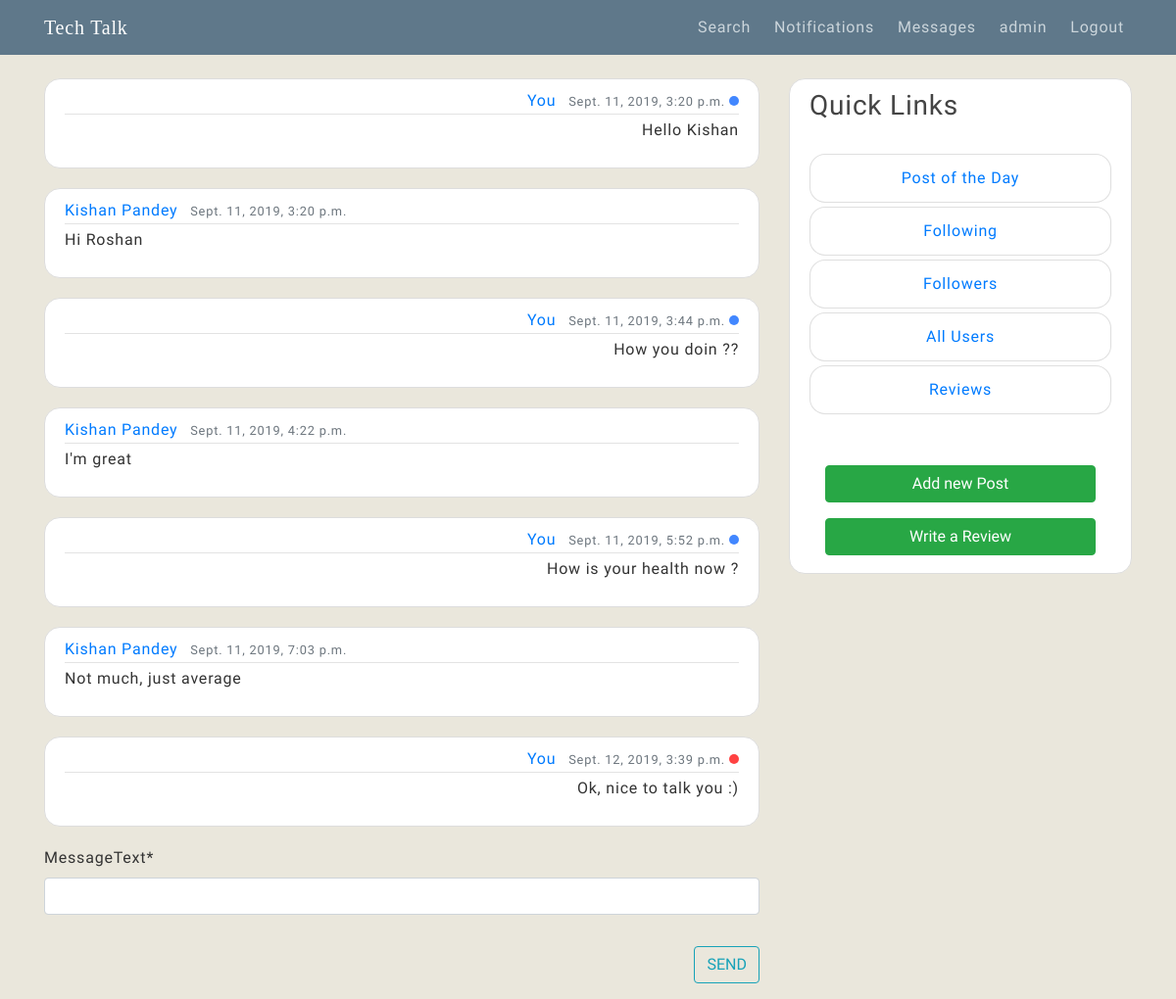
Screenshot of /detailMessage/76 (signed in) with the database file from the repository.
### users/models.py (models this page shows, shortened)
class MessageData(models.Model):
    sender = models.ForeignKey(User,on_delete=models.CASCADE)
    senderName = models.CharField(max_length=100,blank=False)
    recieverID = models.IntegerField(blank=False)
    messageText = models.CharField(max_length=1000,blank=False)
    timeStamp = models.DateTimeField(default=timezone.now)
    seen = models.BooleanField(default=False)
    class Meta:
        verbose_name = "Messages"
        verbose_name_plural = "Messages"

### users/views.py (the view)
# urls.py: path('detailMessage/<int:pk>',userViews.detailedMessage,name='detail-message'),
@login_required
def detailedMessage(request,pk):
    if request.method=='POST':
        formData = MessageDataForm(request.POST)
        if formData.is_valid():
            dataSaved = formData.save(commit=False)
            dataSaved.sender = request.user
            dataSaved.recieverID = pk
            dataSaved.senderName = request.user.profile.name
            dataSaved.save()
            recieverData = User.objects.get(id=pk)
            messages.success(request, 'Message has been send to '+recieverData.profile.name)
            return redirect('detail-message',pk)
    else:
        form = MessageDataForm()
    dataSet = MessageData.objects.filter(Q(sender=pk,recieverID=request.user.id)|Q(sender=request.user.id,recieverID=pk)).values().order_by('timeStamp')
    changeData = MessageData.objects.filter(sender=pk,recieverID=request.user.id).order_by('timeStamp')
    for data in changeData:
        data.seen = True
        data.save()
    return render(request,'users/detail_message.html',{'dataSet':dataSet,'pk':pk,'form':form})

### users/forms.py
class MessageDataForm(forms.ModelForm):
    class Meta():
        model = MessageData
        fields = ['messageText',]

### users/templates/users/detail_message.html (shortened to what this page needs)
{% extends 'blog/base.html' %}
{%load crispy_forms_tags%}
{% block content %}
    {% for data in dataSet %}
        <article class="media content-section" id="customizeBorder">
          <div class="media-body">
            {%if request.user.id != data.sender_id %}
              <div class="article-metadata">
                    <a class="mr-2" href="{% url 'user-profile' data.sender_id %}">{{ data.senderName }}</a>
                    <small class="text-muted">{{ data.timeStamp}}</small>
              </div>
              <p class="article-content">{{ data.messageText }}</p>
            {%else%}
                <div class="article-metadata text-right">
                    <a class="mr-2" href="{% url 'profile'%}">You</a>
                    {%if data.seen%}
                        <small class="text-muted">{{ data.timeStamp}} <span class="seenDot"></span></small>
                    {%else%}
                        <small class="text-muted">{{ data.timeStamp}} <span class="unseenDot"></span></small>
                    {%endif%}
                </div>
                <p class="article-content text-right">{{ data.messageText }}</p>
            {%endif%}
            </div>
          </article>
    {% endfor %}
    <form method="POST">
        <fieldset class='form-group'>
            {{ form|crispy }}
        </fieldset>
        <div class="text-right mb-3">
            <button class="btn btn-outline-info" type="submit">SEND</button>
        </div>
    </form>
{% endblock content %}

### blog/templates/blog/base.html (shortened to what this page needs)
{% load static %}
<!DOCTYPE html>
<html>
<head>
    <link rel="stylesheet" href="https://stackpath.bootstrapcdn.com/bootstrap/4.3.1/css/bootstrap.min.css">
    <link rel="stylesheet" type="text/css" href="{% static 'blog/main.css' %}">
</head>
<body>
    <header class="site-header">
            <nav class="navbar navbar-expand-md navbar-dark bg-steel fixed-top">
                <div class="container">
                <a class="navbar-brand mr-4" href="{% url 'blog-home' %}" id='nameWeb'>Tech Talk</a>
                <div class="collapse navbar-collapse" id="navbarToggle">
                    <div class="navbar-nav">
                      {%if user.is_authenticated%}
                      <a class="nav-item nav-link ml-2" href="{% url 'search' %}">Search</a>
                      {%if notice%}
                        <a class="nav-item nav-link ml-2" href="{% url 'my-notice' %}">Notifications <sup class="dot"></sup></a>
                      {%else%}
                      <a class="nav-item nav-link ml-2" href="{% url 'my-notice' %}">Notifications</a>
                      {%endif%}
                      {%if flag %}
                        <a class="nav-item nav-link ml-2" href="{% url 'message-summary' %}">Messages <sup class="dot"></sup></a>
                      {%else%}
                        <a class="nav-item nav-link ml-2" href="{% url 'message-summary' %}">Messages</a>
                      {%endif%}
                      {%if request.user.profile.enrollment == '111X111'%}
                        <a class="nav-item nav-link ml-2" href="{% url 'profile' %}">{{request.user}} <sup class="dot"></sup></a>
                      {%else%}
                        <a class="nav-item nav-link ml-2" href="{% url 'profile' %}">{{request.user}}</a>
                      {%endif%}
                      <a class="nav-item nav-link ml-2" href="{% url 'logout' %}">Logout</a>
                      {%else%}
                        <a class="nav-item nav-link" href="{% url 'login' %}">Login</a>
                        <a class="nav-item nav-link" href="{% url 'register' %}">Register</a>
                      {%endif%}
                    </div>
                </div>
                </div>
            </nav>
     </header>
     <main role="main" class="container">
            <div class="row">
              <div class="col-md-8">
                {% block content %}{% endblock %}
              </div>
                <div class="col-md-4">
                  <div class="content-section card sticky-top" id="customizeBorder">
                    <h3>Quick Links</h3>
                    <br>
                    <ul class="list-group">
                        <a href="{% url 'blog-trend' %}" style="text-decoration: none;" class="mb-1"><li class="list-group-item list-group-item font-weight-light text-center" id="customizeBorder2"><strong>Post of the Day</strong></li></a>
                        <a href="{% url 'my-friend' %}" style="text-decoration: none;" class="mb-1"><li class="list-group-item list-group-item font-weight-light text-center" id="customizeBorder2"><strong>Following</strong></li></a>
                        <a href="{% url 'my-followers' %}" style="text-decoration: none;" class="mb-1"><li class="list-group-item list-group-item font-weight-light text-center" id="customizeBorder2"><strong>Followers</strong></li></a>
                        <a href="{% url 'blog-about' %}" style="text-decoration: none;" class="mb-1"><li class="list-group-item list-group-item font-weight-light text-center" id="customizeBorder2"><strong>All Users</strong></li></a>
                        <a href="{% url 'reviews' %}" style="text-decoration: none;" class="mb-1"><li class="list-group-item list-group-item font-weight-light text-center" id="customizeBorder2"><strong>Reviews</strong></li></a>
                      </ul>
                    <br>
                    {%if user.is_authenticated%}
                    <div class="text-right">
                      <a class="nav-item nav-link" href="{% url 'post-create' %}"><button class="btn btn-success btn-block">Add new Post</button></a>
                      <a class="nav-item nav-link" href="{% url 'add-reviews' %}"><button class="btn btn-success btn-block">Write a Review</button></a>
                    </div>
                    {%endif%}
                  </div>
                </div>
            </div>
     </main>
</body>
</html>

### blog/static/blog/main.css (style rules this page uses)
body { background: #fafafa; color: #333333; margin-top: 5rem; }
h1, h2, h3, h4, h5, h6 { color: #444444; }
ul { margin: 0; }
.bg-steel { background-color: #5f788a; }
.site-header .navbar-nav .nav-link { color: #cbd5db; }
.content-section { background: #ffffff; padding: 10px 20px; border: 1px solid #dddddd; border-radius: 3px; margin-bottom: 20px; }
.article-content { white-space: pre-line; }
.article-metadata { padding-bottom: 1px; margin-bottom: 4px; border-bottom: 1px solid #e3e3e3 }

### blog/templates/blog/base.html (style rules this page uses)
.seenDot { height: 10px; width: 10px; background-color: #4287FF; border-radius: 50%; display: inline-block; }
.unseenDot { height: 10px; width: 10px; background-color: #FF4242; border-radius: 50%; display: inline-block; }
body { font-family: 'Poiret One', cursive; font-family: 'Nanum Myeongjo', serif; letter-spacing: 0.05em; background-color: #EAE7DC; }
#customizeBorder { border-radius: 1em; }
#customizeBorder2 { border-radius: 1em; }
#nameWeb { font-family: 'Cinzel', serif; }

### rows the page displays
MessageData: timeStamp "Sept. 11, 2019, 3:20 p.m.", messageText "Hello Kishan"
MessageData: senderName "Kishan Pandey", timeStamp "Sept. 11, 2019, 3:20 p.m.", messageText "Hi Roshan"
MessageData: timeStamp "Sept. 11, 2019, 3:44 p.m.", messageText "How you doin ??"
MessageData: senderName "Kishan Pandey", timeStamp "Sept. 11, 2019, 4:22 p.m.", messageText "I'm great"
MessageData: timeStamp "Sept. 11, 2019, 5:52 p.m.", messageText "How is your health now ?"
MessageData: senderName "Kishan Pandey", timeStamp "Sept. 11, 2019, 7:03 p.m.", messageText "Not much, just average"
MessageData: timeStamp "Sept. 12, 2019, 3:39 p.m.", messageText "Ok, nice to talk you :)"

### other values shown
{{ request.user }} "admin"
